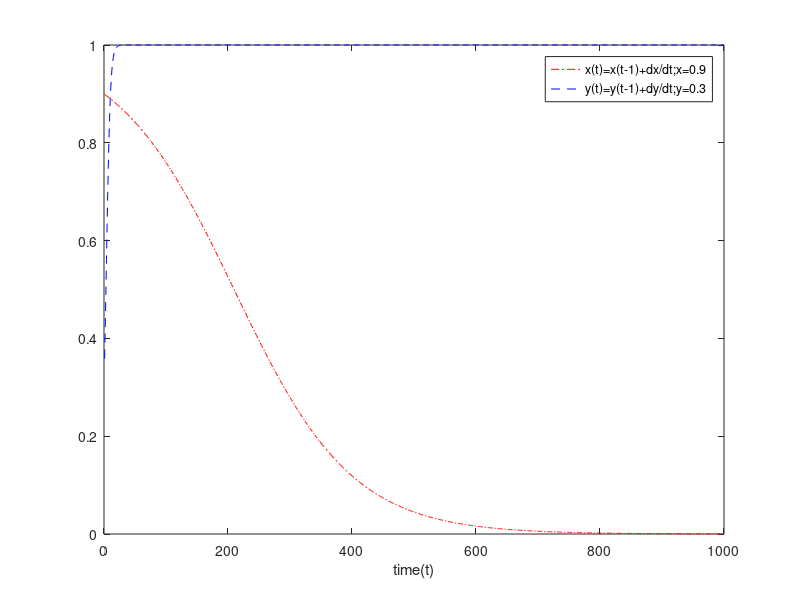

Recreate this plot in MATLAB.


%___________________________________________________________________%
%                                                                   %
%  Developed in MATLAB R2014a                                       %
%     								    %
%								    %
%                                                                   %
%  programmer: Fatemeh Bandi		                            %
%								    %
%								    %
%        paper: 					            %
%        Evolutionary games between authors and their editors       %
%                                                                   %
%								    %
%___________________________________________________________________%


clc;
clear;
close all;

YA=0.3;
YE=0.7;
Sa=0.25;
Se=0.7;
x0=0.9;
y0=0.3;

X(1)=x0;
Y(1)=y0;

for i=1:1000
   
    
    x0=x0+(x0*(1-x0)*YA*YE*(Se+Sa-1));
    y0=y0+(y0*(1-y0)*YE*(2*Se-1));
    
    X(i)=x0;
    Y(i)=y0;
    
end

plot(X,'-.r');

hold on;
plot(Y,'--b');
legend('x(t)=x(t-1)+dx/dt;x=0.9','y(t)=y(t-1)+dy/dt;y=0.3');
xlabel('time(t)')
